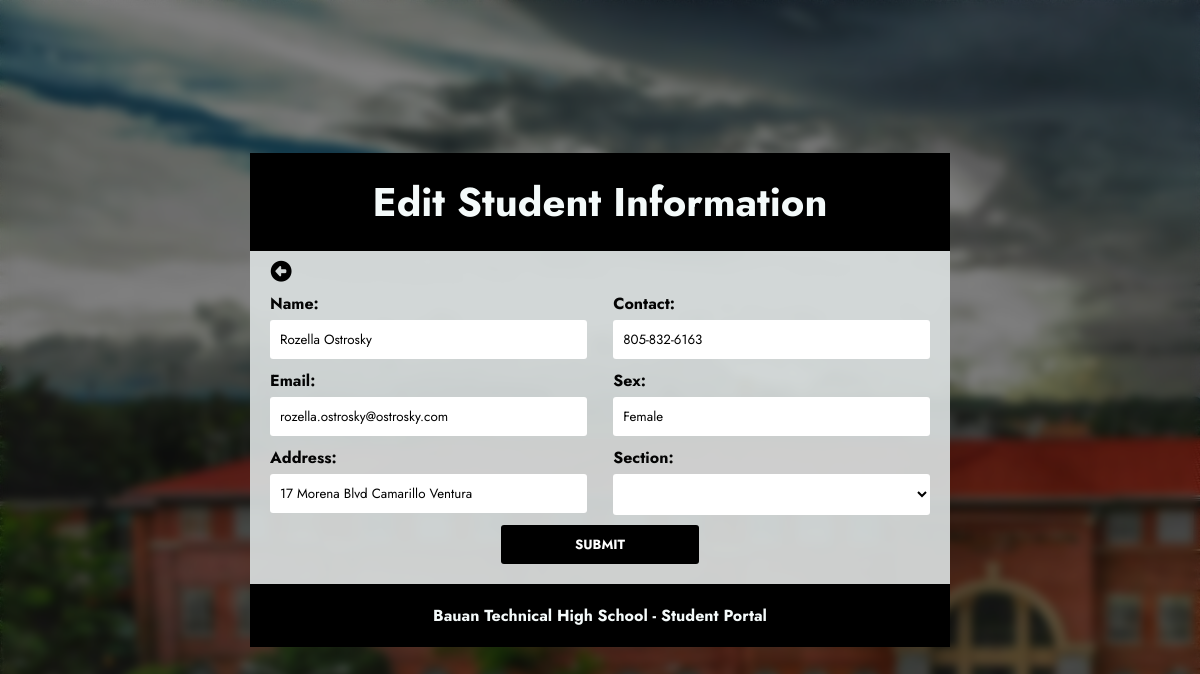
/pages/editStudent.php?studentID=2&page=1, run on the app's committed database.
### tables this page shows
CREATE TABLE `students` (
  `studentID` int(11) NOT NULL,
  `classID` int(11) DEFAULT NULL,
  `studentCode` varchar(50) DEFAULT NULL,
  `full_name` varchar(255) DEFAULT NULL,
  `email` varchar(255) NOT NULL,
  `password` varchar(255) NOT NULL,
  `gender` varchar(10) DEFAULT NULL,
  `contact` varchar(255) NOT NULL,
  `address` varchar(255) DEFAULT NULL,
  `level_section` varchar(50) DEFAULT NULL
);

### pages/editStudent.php (the view, shortened to what this page needs)
<?php
include("../phpFiles/dbConnect.php");
$full_name = "";
$address = "";
$contact = "";
$email = "";
if ($_SERVER['REQUEST_METHOD'] == 'GET') {
    $id = $_GET['studentID'];
    $sql = "SELECT * FROM students WHERE studentID = ?";
    $stmt = $connect->prepare($sql);
    $stmt->bind_param("s", $id);
    $stmt->execute();
    $result = $stmt->get_result();
    $row = $result->fetch_assoc();
    $full_name = $row["full_name"];
    $address = $row["address"];
    $contact = $row["contact"];
    $email = $row["email"];
    $sex = $row["gender"];
}
?>
<!DOCTYPE html>
<html lang="en">
<head>
    <link rel="stylesheet" href="../styles/forms.css" />
    <?php include("../pages/header.php");?>
</head>
<body>
    <div class="am-container">
        <div class="am-body">
            <div class="am-head">
                <h1>Edit Student Information</h1>
            </div>
            <a href="student.php"><i class="fas fa-arrow-alt-circle-left"></i></a>
            <form class="am-body-box" action="editStudent.php" autocomplete="off" method="post" id="timeServiceForm">
                <div class="am-row">
                    <div class="am-col-6">
                        <p>Name:</p>
                        <input type="text" name="full_name" id="full_name" value="<?php echo $full_name; ?>" required>
                    </div>
                    <div class="am-col-6">
                        <p>Contact:</p>
                        <input type="text" name="contact" id="contact" value="<?php echo $contact; ?>" required>
                    </div>
                </div>
                <div class="am-row">
                    <div class="am-col-6">
                        <p>Email:</p>
                        <input type="text" name="email" id="email" value="<?php echo $email; ?>" required>
                    </div>
                    <div class="am-col-6">
                        <p>Sex:</p>
                        <input type="text" name="gender" id="gender" value="<?php echo $sex ?>" required>
                    </div>
                </div>
                <div class="am-row">
                    <div class="am-col-6">
                        <p>Address:</p>
                        <input type="text" name="address" id="address" value="<?php echo $address; ?>" required>
                    </div>
                    <div class="am-col-6">
                        <p>Section:</p>
                        <select name="level_section" id="level_section" class="level_section" required>
                            <option></option>
                            <?php
                            $classes = $connect->query("SELECT * FROM classes order by level asc, section asc ");
                            while($row = $classes->fetch_assoc()):
                                ?>
                                <option value="<?php echo $row['level'] . $row['section']; ?>">
                                </option>
                            <?php endwhile; ?>
                        </select>
                    </div>
                </div>
                <div class="buttonCont">
                    <div class="am-col-3">
                        <input type="submit" name="finalSubmitOld" id="finalSubmit" value="SUBMIT">
                    </div>
                </div>
            </form>
            <div class="am-footer">
                <p>Bauan Technical High School - Student Portal</p>
            </div>
        </div>
    </div>
</body>
</html>

### styles/forms.css (style rules this page uses)
* { margin: 0; padding: 0; box-sizing: border-box; font-family: 'Jost', sans-serif; }
body { font-family: "Poppins", sans-serif; background-image: linear-gradient(rgba(0, 0, 0, 0.5), rgba(0, 0, 0, 0.5)),url("../images/bths.jpg"); -webkit-backdrop-filter: blur(5px); backdrop-filter: blur(5px); }
h1 { font-size: 40px; color: #f4fafa; }
div p { font-weight: bold; }
.am-container { display: flex; justify-content: center; align-items: center; width: 100%; min-height: 100vh; overflow-y: auto; }
.am-body { width: 700px; background-color: #dadfdfeb; }
input, textarea, select, button { width: 100%; background-color: #ffffff; border: none; outline: none; padding: 10px; margin-top: 5px; resize: none; border-radius: 3px; }
.am-head { background-color: #000000; padding: 20px 10px; text-align: center; color: #f4fafa; }
.am-footer { background-color: #000000; padding: 20px 10px; text-align: center; color: #f4fafa; }
.am-row { display: flex; justify-content: space-between; padding: 5px 0; }
.am-col-3 { width: 30%; }
.am-col-6 { width: 48%; }
.am-body-box { padding: 20px; padding-top: 5px; }
p { font-weight: 500; color: #040404 }
.am-footer>p { color: #f4fafa; }
.buttonCont { position: relative; justify-content: center; align-items: center; display: flex; }
#finalSubmit { background-color: #000000; color: white; font-weight: bold; }
i { font-size: 1.3rem; color: #000000; margin-bottom: 10px; position: relative; top: 0.5em; left: 1em; }

### data on the page
students: full_name "Rozella Ostrosky", contact "805-832-6163", email "rozella.ostrosky@ostrosky.com", gender "Female", address "17 Morena Blvd Camarillo Ventura"
